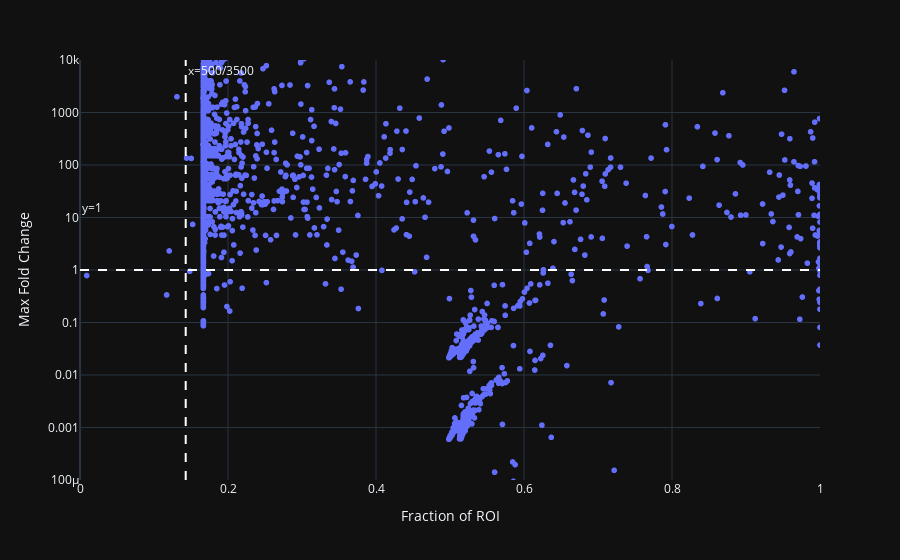

Write notebook code for a chart like this one.
### Code cell
fig = px.scatter(df, x="roi_frac", y="roi_fold_change", log_y=True)
# add a line at y=1
fig.add_hline(y=1, line_dash="dash", line_color="white", annotation_text="y=1", annotation_position="top left")
# add vertical line at x=500/3500
fig.add_vline(x=500/3500, line_dash="dash", line_color="white", annotation_text="x=500/3500", annotation_position="top right")
# set axis limits
fig.update_xaxes(title_text="Fraction of ROI", range=[0, 1])
fig.update_yaxes(title_text="Max Fold Change", range=[-4, 4])

fig.show()

### Figure 1 — Plotly figure (JSON) as saved in the notebook; plotly's stock layout.template omitted (floating-point values rounded to 4 significant figures; data arrays with more than 128 entries replaced by an {"elided": "..."} marker saying what was removed)
{"data": [{"hovertemplate": "roi_frac=%{x}<br>roi_fold_change=%{y}<extra></extra>", "legendgroup": "", "marker": {"color": "#636efa", "symbol": "circle"}, "mode": "markers", "name": "", "showlegend": false, "x": {"elided": "9928 float values"}, "xaxis": "x", "y": {"elided": "9928 float values"}, "yaxis": "y", "type": "scattergl"}], "layout": {"xaxis": {"anchor": "y", "domain": [0.0, 1.0], "title": {"text": "Fraction of ROI"}, "range": [0, 1]}, "yaxis": {"anchor": "x", "domain": [0.0, 1.0], "title": {"text": "Max Fold Change"}, "type": "log", "range": [-4, 4]}, "legend": {"tracegroupgap": 0}, "margin": {"t": 60}, "shapes": [{"line": {"color": "white", "dash": "dash"}, "type": "line", "x0": 0, "x1": 1, "xref": "x domain", "y0": 1, "y1": 1, "yref": "y"}, {"line": {"color": "white", "dash": "dash"}, "type": "line", "x0": 0.1429, "x1": 0.1429, "xref": "x", "y0": 0, "y1": 1, "yref": "y domain"}], "annotations": [{"showarrow": false, "text": "y=1", "x": 0, "xanchor": "left", "xref": "x domain", "y": 1, "yanchor": "bottom", "yref": "y"}, {"showarrow": false, "text": "x=500/3500", "x": 0.1429, "xanchor": "left", "xref": "x", "y": 1, "yanchor": "top", "yref": "y domain"}]}}
